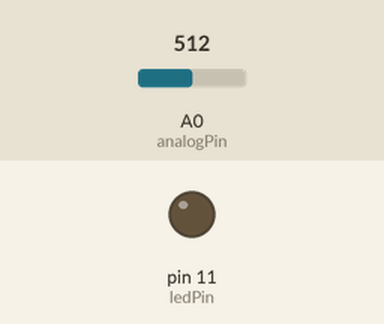
The sketch below on a simulated Arduino Uno, built with avr-gcc and run on an emulated ATmega328P. Parts: output pins drawn as LEDs (lit = HIGH). The inputs (shaded band) are chosen by the test bench; at power-on: A0 (analogPin) = 512. What the sketch prints to the serial monitor is not drawn.

Above: at 1.2 s.
1.3 s: A0 (analogPin) set to 554
2.8 s: A0 (analogPin) set to 581
At 4.0 s:
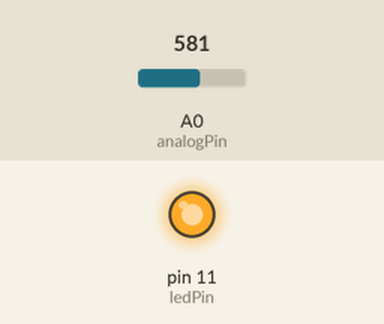
4.3 s: A0 (analogPin) set to 511
At 5.5 s:
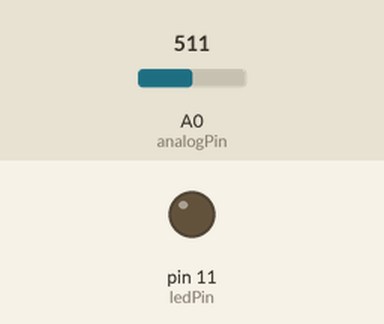
5.8 s: A0 (analogPin) set to 716
At 7.1 s:
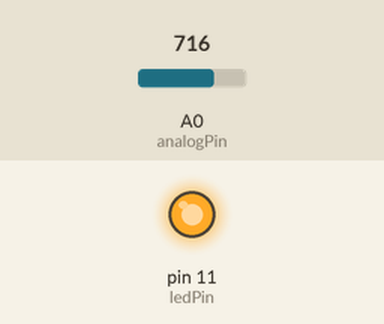
Timing chart, 0 to 8.3 s (numbered marks = the images above; inputs shaded):
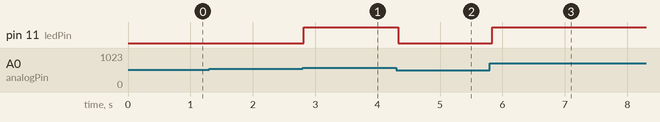

The sketch:

DigitalCandle2.ino
```cpp
const int analogPin = A0; // マイクモジュールをアナログピン0番に接続
const int ledPin = 11; // LEDを9ピンに接続
float volume = 0; //マイクセンサが計測する音量
int limit; // LEDが点灯するときのマイクセンサの値

void setup() {
  Serial.begin(9600); //シリアルポートの設定
  pinMode(ledPin,OUTPUT); // LEDピンを出力先に設定
  limit = 55; // 閾値を55にする
}

void loop() {
  volume = (float)analogRead(analogPin) / 1024.0f * 100.0f; // アナログピン0番から値を読み取る
  Serial.print("音量:");
  Serial.println(volume); // シリアルモニタに音量を表示

  if(volume > limit){ // volumeがlimitより大きい場合
    digitalWrite(ledPin,HIGH); // LEDが光る
    delay(100); // 3000ms（3秒）待つ
  }
  else{
    digitalWrite(ledPin,LOW); // LEDを光らせない
    delay(100); // 100ms（0.1秒）待つ
  }
}
```

Measured:
- the behaviour switches between 563 and 564 on A0 (analogPin) (found by bisection; images 0 and 1)
- after the input at 1.3 s, every drawn part: stays the same
- after the input at 2.8 s, pin 11 (ledPin): LOW → HIGH at once
- after the input at 4.3 s, pin 11 (ledPin): HIGH → LOW at once
- after the input at 5.8 s, pin 11 (ledPin): LOW → HIGH at once
